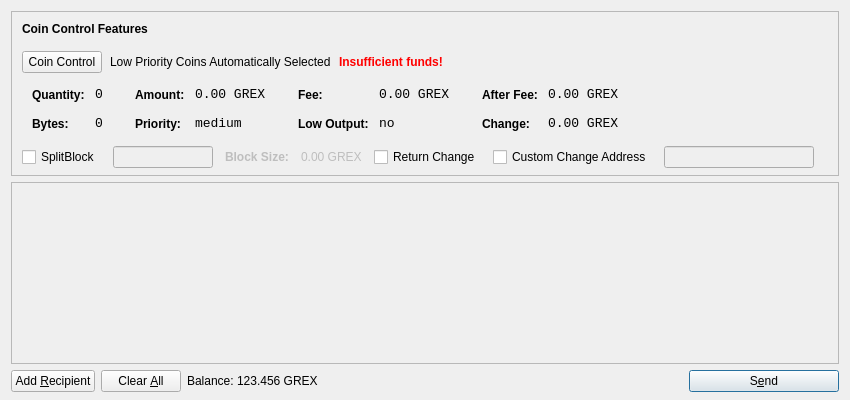
<?xml version="1.0" encoding="UTF-8"?>
<ui version="4.0">
 <class>SendCoinsDialog</class>
 <widget class="QDialog" name="SendCoinsDialog">
  <property name="geometry">
   <rect>
    <x>0</x>
    <y>0</y>
    <width>850</width>
    <height>400</height>
   </rect>
  </property>
  <property name="windowTitle">
   <string>Send Coins</string>
  </property>
  <layout class="QVBoxLayout" name="verticalLayout" stretch="0,1,0">
   <property name="bottomMargin">
    <number>8</number>
   </property>
   <item>
    <widget class="QFrame" name="frameCoinControl">
     <property name="sizePolicy">
      <sizepolicy hsizetype="Expanding" vsizetype="Expanding">
       <horstretch>0</horstretch>
       <verstretch>0</verstretch>
      </sizepolicy>
     </property>
     <property name="maximumSize">
      <size>
       <width>16777215</width>
       <height>16777215</height>
      </size>
     </property>
     <property name="frameShape">
      <enum>QFrame::StyledPanel</enum>
     </property>
     <property name="frameShadow">
      <enum>QFrame::Sunken</enum>
     </property>
     <layout class="QVBoxLayout" name="verticalLayoutCoinControl2">
      <property name="spacing">
       <number>6</number>
      </property>
      <property name="leftMargin">
       <number>0</number>
      </property>
      <property name="topMargin">
       <number>0</number>
      </property>
      <property name="rightMargin">
       <number>0</number>
      </property>
      <property name="bottomMargin">
       <number>6</number>
      </property>
      <item>
       <layout class="QVBoxLayout" name="verticalLayoutCoinControl" stretch="0,0,0,0,1">
        <property name="spacing">
         <number>0</number>
        </property>
        <property name="leftMargin">
         <number>10</number>
        </property>
        <property name="topMargin">
         <number>10</number>
        </property>
        <item>
         <layout class="QHBoxLayout" name="horizontalLayoutCoinControl1">
          <property name="bottomMargin">
           <number>15</number>
          </property>
          <item>
           <widget class="QLabel" name="labelCoinControlFeatures">
            <property name="sizePolicy">
             <sizepolicy hsizetype="Preferred" vsizetype="Maximum">
              <horstretch>0</horstretch>
              <verstretch>0</verstretch>
             </sizepolicy>
            </property>
            <property name="font">
             <font>
              <weight>75</weight>
              <bold>true</bold>
             </font>
            </property>
            <property name="styleSheet">
             <string notr="true">font-weight:bold;</string>
            </property>
            <property name="text">
             <string>Coin Control Features</string>
            </property>
           </widget>
          </item>
         </layout>
        </item>
        <item>
         <layout class="QHBoxLayout" name="horizontalLayoutCoinControl2" stretch="0,0,0,0">
          <property name="spacing">
           <number>8</number>
          </property>
          <property name="bottomMargin">
           <number>10</number>
          </property>
          <item>
           <widget class="QPushButton" name="pushButtonCoinControl">
            <property name="styleSheet">
             <string notr="true"/>
            </property>
            <property name="text">
             <string>Coin Control</string>
            </property>
           </widget>
          </item>
          <item>
           <widget class="QLabel" name="labelCoinControlAutomaticallySelected">
            <property name="text">
             <string>Low Priority Coins Automatically Selected</string>
            </property>
            <property name="margin">
             <number>5</number>
            </property>
           </widget>
          </item>
          <item>
           <widget class="QLabel" name="labelCoinControlInsuffFunds">
            <property name="font">
             <font>
              <weight>75</weight>
              <bold>true</bold>
             </font>
            </property>
            <property name="styleSheet">
             <string notr="true">color:red;font-weight:bold;</string>
            </property>
            <property name="text">
             <string>Insufficient funds!</string>
            </property>
            <property name="margin">
             <number>5</number>
            </property>
           </widget>
          </item>
          <item>
           <spacer name="horizontalSpacerCoinControl">
            <property name="orientation">
             <enum>Qt::Horizontal</enum>
            </property>
            <property name="sizeHint" stdset="0">
             <size>
              <width>40</width>
              <height>1</height>
             </size>
            </property>
           </spacer>
          </item>
         </layout>
        </item>
        <item>
         <widget class="QWidget" name="widgetCoinControl" native="true">
          <property name="sizePolicy">
           <sizepolicy hsizetype="Preferred" vsizetype="Preferred">
            <horstretch>0</horstretch>
            <verstretch>0</verstretch>
           </sizepolicy>
          </property>
          <property name="minimumSize">
           <size>
            <width>0</width>
            <height>0</height>
           </size>
          </property>
          <property name="styleSheet">
           <string notr="true"/>
          </property>
          <layout class="QHBoxLayout" name="horizontalLayoutCoinControl5">
           <property name="margin">
            <number>0</number>
           </property>
           <item>
            <layout class="QHBoxLayout" name="horizontalLayoutCoinControl3" stretch="0,0,0,1">
             <property name="spacing">
              <number>20</number>
             </property>
             <property name="topMargin">
              <number>0</number>
             </property>
             <property name="bottomMargin">
              <number>10</number>
             </property>
             <item>
              <layout class="QFormLayout" name="formLayoutCoinControl1">
               <property name="horizontalSpacing">
                <number>10</number>
               </property>
               <property name="verticalSpacing">
                <number>14</number>
               </property>
               <property name="leftMargin">
                <number>10</number>
               </property>
               <property name="topMargin">
                <number>4</number>
               </property>
               <property name="rightMargin">
                <number>6</number>
               </property>
               <item row="0" column="0">
                <widget class="QLabel" name="labelCoinControlQuantityText">
                 <property name="styleSheet">
                  <string notr="true">font-weight:bold;</string>
                 </property>
                 <property name="text">
                  <string>Quantity:</string>
                 </property>
                 <property name="margin">
                  <number>0</number>
                 </property>
                </widget>
               </item>
               <item row="0" column="1">
                <widget class="QLabel" name="labelCoinControlQuantity">
                 <property name="font">
                  <font>
                   <family>Monospace</family>
                   <pointsize>10</pointsize>
                  </font>
                 </property>
                 <property name="cursor">
                  <cursorShape>IBeamCursor</cursorShape>
                 </property>
                 <property name="contextMenuPolicy">
                  <enum>Qt::ActionsContextMenu</enum>
                 </property>
                 <property name="text">
                  <string>0</string>
                 </property>
                 <property name="margin">
                  <number>0</number>
                 </property>
                 <property name="textInteractionFlags">
                  <set>Qt::LinksAccessibleByMouse|Qt::TextSelectableByKeyboard|Qt::TextSelectableByMouse</set>
                 </property>
                </widget>
               </item>
               <item row="1" column="0">
                <widget class="QLabel" name="labelCoinControlBytesText">
                 <property name="styleSheet">
                  <string notr="true">font-weight:bold;</string>
                 </property>
                 <property name="text">
                  <string>Bytes:</string>
                 </property>
                </widget>
               </item>
               <item row="1" column="1">
                <widget class="QLabel" name="labelCoinControlBytes">
                 <property name="font">
                  <font>
                   <family>Monospace</family>
                   <pointsize>10</pointsize>
                  </font>
                 </property>
                 <property name="cursor">
                  <cursorShape>IBeamCursor</cursorShape>
                 </property>
                 <property name="contextMenuPolicy">
                  <enum>Qt::ActionsContextMenu</enum>
                 </property>
                 <property name="text">
                  <string>0</string>
                 </property>
                 <property name="textInteractionFlags">
                  <set>Qt::LinksAccessibleByMouse|Qt::TextSelectableByKeyboard|Qt::TextSelectableByMouse</set>
                 </property>
                </widget>
               </item>
              </layout>
             </item>
             <item>
              <layout class="QFormLayout" name="formLayoutCoinControl2">
               <property name="horizontalSpacing">
                <number>10</number>
               </property>
               <property name="verticalSpacing">
                <number>14</number>
               </property>
               <property name="leftMargin">
                <number>6</number>
               </property>
               <property name="topMargin">
                <number>4</number>
               </property>
               <property name="rightMargin">
                <number>6</number>
               </property>
               <item row="0" column="0">
                <widget class="QLabel" name="labelCoinControlAmountText">
                 <property name="styleSheet">
                  <string notr="true">font-weight:bold;</string>
                 </property>
                 <property name="text">
                  <string>Amount:</string>
                 </property>
                 <property name="margin">
                  <number>0</number>
                 </property>
                </widget>
               </item>
               <item row="0" column="1">
                <widget class="QLabel" name="labelCoinControlAmount">
                 <property name="font">
                  <font>
                   <family>Monospace</family>
                   <pointsize>10</pointsize>
                  </font>
                 </property>
                 <property name="cursor">
                  <cursorShape>IBeamCursor</cursorShape>
                 </property>
                 <property name="contextMenuPolicy">
                  <enum>Qt::ActionsContextMenu</enum>
                 </property>
                 <property name="text">
                  <string>0.00 GREX</string>
                 </property>
                 <property name="textInteractionFlags">
                  <set>Qt::LinksAccessibleByMouse|Qt::TextSelectableByKeyboard|Qt::TextSelectableByMouse</set>
                 </property>
                </widget>
               </item>
               <item row="1" column="0">
                <widget class="QLabel" name="labelCoinControlPriorityText">
                 <property name="styleSheet">
                  <string notr="true">font-weight:bold;</string>
                 </property>
                 <property name="text">
                  <string>Priority:</string>
                 </property>
                </widget>
               </item>
               <item row="1" column="1">
                <widget class="QLabel" name="labelCoinControlPriority">
                 <property name="font">
                  <font>
                   <family>Monospace</family>
                   <pointsize>10</pointsize>
                  </font>
                 </property>
                 <property name="cursor">
                  <cursorShape>IBeamCursor</cursorShape>
                 </property>
                 <property name="contextMenuPolicy">
                  <enum>Qt::ActionsContextMenu</enum>
                 </property>
                 <property name="text">
                  <string>medium</string>
                 </property>
                 <property name="textInteractionFlags">
                  <set>Qt::LinksAccessibleByMouse|Qt::TextSelectableByKeyboard|Qt::TextSelectableByMouse</set>
                 </property>
                </widget>
               </item>
              </layout>
             </item>
             <item>
              <layout class="QFormLayout" name="formLayoutCoinControl3">
               <property name="horizontalSpacing">
                <number>10</number>
               </property>
               <property name="verticalSpacing">
                <number>14</number>
               </property>
               <property name="leftMargin">
                <number>6</number>
               </property>
               <property name="topMargin">
                <number>4</number>
               </property>
               <property name="rightMargin">
                <number>6</number>
               </property>
               <item row="0" column="0">
                <widget class="QLabel" name="labelCoinControlFeeText">
                 <property name="styleSheet">
                  <string notr="true">font-weight:bold;</string>
                 </property>
                 <property name="text">
                  <string>Fee:</string>
                 </property>
                 <property name="margin">
                  <number>0</number>
                 </property>
                </widget>
               </item>
               <item row="0" column="1">
                <widget class="QLabel" name="labelCoinControlFee">
                 <property name="font">
                  <font>
                   <family>Monospace</family>
                   <pointsize>10</pointsize>
                  </font>
                 </property>
                 <property name="cursor">
                  <cursorShape>IBeamCursor</cursorShape>
                 </property>
                 <property name="contextMenuPolicy">
                  <enum>Qt::ActionsContextMenu</enum>
                 </property>
                 <property name="text">
                  <string>0.00 GREX</string>
                 </property>
                 <property name="textInteractionFlags">
                  <set>Qt::LinksAccessibleByMouse|Qt::TextSelectableByKeyboard|Qt::TextSelectableByMouse</set>
                 </property>
                </widget>
               </item>
               <item row="1" column="0">
                <widget class="QLabel" name="labelCoinControlLowOutputText">
                 <property name="styleSheet">
                  <string notr="true">font-weight:bold;</string>
                 </property>
                 <property name="text">
                  <string>Low Output:</string>
                 </property>
                </widget>
               </item>
               <item row="1" column="1">
                <widget class="QLabel" name="labelCoinControlLowOutput">
                 <property name="font">
                  <font>
                   <family>Monospace</family>
                   <pointsize>10</pointsize>
                  </font>
                 </property>
                 <property name="cursor">
                  <cursorShape>IBeamCursor</cursorShape>
                 </property>
                 <property name="contextMenuPolicy">
                  <enum>Qt::ActionsContextMenu</enum>
                 </property>
                 <property name="text">
                  <string>no</string>
                 </property>
                 <property name="textInteractionFlags">
                  <set>Qt::LinksAccessibleByMouse|Qt::TextSelectableByKeyboard|Qt::TextSelectableByMouse</set>
                 </property>
                </widget>
               </item>
              </layout>
             </item>
             <item>
              <layout class="QFormLayout" name="formLayoutCoinControl4">
               <property name="fieldGrowthPolicy">
                <enum>QFormLayout::AllNonFixedFieldsGrow</enum>
               </property>
               <property name="horizontalSpacing">
                <number>10</number>
               </property>
               <property name="verticalSpacing">
                <number>14</number>
               </property>
               <property name="leftMargin">
                <number>6</number>
               </property>
               <property name="topMargin">
                <number>4</number>
               </property>
               <property name="rightMargin">
                <number>6</number>
               </property>
               <item row="0" column="0">
                <widget class="QLabel" name="labelCoinControlAfterFeeText">
                 <property name="styleSheet">
                  <string notr="true">font-weight:bold;</string>
                 </property>
                 <property name="text">
                  <string>After Fee:</string>
                 </property>
                 <property name="margin">
                  <number>0</number>
                 </property>
                </widget>
               </item>
               <item row="0" column="1">
                <widget class="QLabel" name="labelCoinControlAfterFee">
                 <property name="font">
                  <font>
                   <family>Monospace</family>
                   <pointsize>10</pointsize>
                  </font>
                 </property>
                 <property name="cursor">
                  <cursorShape>IBeamCursor</cursorShape>
                 </property>
                 <property name="contextMenuPolicy">
                  <enum>Qt::ActionsContextMenu</enum>
                 </property>
                 <property name="text">
                  <string>0.00 GREX</string>
                 </property>
                 <property name="textInteractionFlags">
                  <set>Qt::LinksAccessibleByMouse|Qt::TextSelectableByKeyboard|Qt::TextSelectableByMouse</set>
                 </property>
                </widget>
               </item>
               <item row="1" column="0">
                <widget class="QLabel" name="labelCoinControlChangeText">
                 <property name="styleSheet">
                  <string notr="true">font-weight:bold;</string>
                 </property>
                 <property name="text">
                  <string>Change:</string>
                 </property>
                </widget>
               </item>
               <item row="1" column="1">
                <widget class="QLabel" name="labelCoinControlChange">
                 <property name="font">
                  <font>
                   <family>Monospace</family>
                   <pointsize>10</pointsize>
                  </font>
                 </property>
                 <property name="cursor">
                  <cursorShape>IBeamCursor</cursorShape>
                 </property>
                 <property name="contextMenuPolicy">
                  <enum>Qt::ActionsContextMenu</enum>
                 </property>
                 <property name="text">
                  <string>0.00 GREX</string>
                 </property>
                 <property name="textInteractionFlags">
                  <set>Qt::LinksAccessibleByMouse|Qt::TextSelectableByKeyboard|Qt::TextSelectableByMouse</set>
                 </property>
                </widget>
               </item>
              </layout>
             </item>
            </layout>
           </item>
          </layout>
         </widget>
        </item>
        <item>
         <layout class="QHBoxLayout" name="horizontalLayoutCoinControl4" stretch="0,0,0,0,0,0,0,0">
          <property name="spacing">
           <number>12</number>
          </property>
          <property name="sizeConstraint">
           <enum>QLayout::SetDefaultConstraint</enum>
          </property>
          <property name="topMargin">
           <number>5</number>
          </property>
          <property name="rightMargin">
           <number>5</number>
          </property>
          <item>
           <widget class="QCheckBox" name="splitBlockCheckBox">
            <property name="text">
             <string>SplitBlock</string>
            </property>
           </widget>
          </item>
          <item>
           <widget class="QLineEdit" name="splitBlockLineEdit">
            <property name="enabled">
             <bool>false</bool>
            </property>
            <property name="sizePolicy">
             <sizepolicy hsizetype="Fixed" vsizetype="Fixed">
              <horstretch>0</horstretch>
              <verstretch>0</verstretch>
             </sizepolicy>
            </property>
            <property name="maximumSize">
             <size>
              <width>100</width>
              <height>16777215</height>
             </size>
            </property>
           </widget>
          </item>
          <item>
           <widget class="QLabel" name="labelBlockSizeText">
            <property name="enabled">
             <bool>false</bool>
            </property>
            <property name="font">
             <font>
              <weight>75</weight>
              <bold>true</bold>
             </font>
            </property>
            <property name="text">
             <string>Block Size:</string>
            </property>
           </widget>
          </item>
          <item>
           <widget class="QLabel" name="labelBlockSize">
            <property name="enabled">
             <bool>false</bool>
            </property>
            <property name="text">
             <string>0.00 GREX</string>
            </property>
           </widget>
          </item>
          <item>
           <widget class="QCheckBox" name="returnChangeCheckBox">
            <property name="text">
             <string>Return Change</string>
            </property>
           </widget>
          </item>
          <item>
           <widget class="QCheckBox" name="checkBoxCoinControlChange">
            <property name="text">
             <string>Custom Change Address</string>
            </property>
           </widget>
          </item>
          <item>
           <widget class="QLineEdit" name="lineEditCoinControlChange">
            <property name="enabled">
             <bool>false</bool>
            </property>
            <property name="sizePolicy">
             <sizepolicy hsizetype="Expanding" vsizetype="Fixed">
              <horstretch>0</horstretch>
              <verstretch>0</verstretch>
             </sizepolicy>
            </property>
           </widget>
          </item>
          <item>
           <widget class="QLabel" name="labelCoinControlChangeLabel">
            <property name="sizePolicy">
             <sizepolicy hsizetype="Preferred" vsizetype="Expanding">
              <horstretch>0</horstretch>
              <verstretch>0</verstretch>
             </sizepolicy>
            </property>
            <property name="minimumSize">
             <size>
              <width>0</width>
              <height>0</height>
             </size>
            </property>
            <property name="text">
             <string/>
            </property>
            <property name="margin">
             <number>3</number>
            </property>
           </widget>
          </item>
         </layout>
        </item>
        <item>
         <spacer name="verticalSpacerCoinControl">
          <property name="orientation">
           <enum>Qt::Vertical</enum>
          </property>
          <property name="sizeHint" stdset="0">
           <size>
            <width>800</width>
            <height>1</height>
           </size>
          </property>
         </spacer>
        </item>
       </layout>
      </item>
     </layout>
    </widget>
   </item>
   <item>
    <widget class="QScrollArea" name="scrollArea">
     <property name="widgetResizable">
      <bool>true</bool>
     </property>
     <widget class="QWidget" name="scrollAreaWidgetContents">
      <property name="geometry">
       <rect>
        <x>0</x>
        <y>0</y>
        <width>830</width>
        <height>158</height>
       </rect>
      </property>
      <layout class="QVBoxLayout" name="verticalLayout_2">
       <property name="margin">
        <number>0</number>
       </property>
       <item>
        <layout class="QVBoxLayout" name="entries">
         <property name="spacing">
          <number>6</number>
         </property>
        </layout>
       </item>
       <item>
        <spacer name="verticalSpacer">
         <property name="orientation">
          <enum>Qt::Vertical</enum>
         </property>
         <property name="sizeHint" stdset="0">
          <size>
           <width>20</width>
           <height>40</height>
          </size>
         </property>
        </spacer>
       </item>
      </layout>
     </widget>
    </widget>
   </item>
   <item>
    <layout class="QHBoxLayout" name="horizontalLayout">
     <item>
      <widget class="QPushButton" name="addButton">
       <property name="toolTip">
        <string>Send to multiple recipients at once</string>
       </property>
       <property name="text">
        <string>Add &amp;Recipient</string>
       </property>
       <property name="icon">
        <iconset resource="../bitcoin.qrc">
         <normaloff>:/icons/add</normaloff>:/icons/add</iconset>
       </property>
       <property name="autoDefault">
        <bool>false</bool>
       </property>
      </widget>
     </item>
     <item>
      <widget class="QPushButton" name="clearButton">
       <property name="sizePolicy">
        <sizepolicy hsizetype="Minimum" vsizetype="Fixed">
         <horstretch>0</horstretch>
         <verstretch>0</verstretch>
        </sizepolicy>
       </property>
       <property name="toolTip">
        <string>Remove all transaction fields</string>
       </property>
       <property name="text">
        <string>Clear &amp;All</string>
       </property>
       <property name="icon">
        <iconset resource="../bitcoin.qrc">
         <normaloff>:/icons/remove</normaloff>:/icons/remove</iconset>
       </property>
       <property name="autoRepeatDelay">
        <number>300</number>
       </property>
       <property name="autoDefault">
        <bool>false</bool>
       </property>
      </widget>
     </item>
     <item>
      <layout class="QHBoxLayout" name="horizontalLayout_2">
       <property name="spacing">
        <number>3</number>
       </property>
       <item>
        <widget class="QLabel" name="label">
         <property name="sizePolicy">
          <sizepolicy hsizetype="Preferred" vsizetype="Fixed">
           <horstretch>0</horstretch>
           <verstretch>0</verstretch>
          </sizepolicy>
         </property>
         <property name="text">
          <string>Balance:</string>
         </property>
        </widget>
       </item>
       <item>
        <widget class="QLabel" name="labelBalance">
         <property name="sizePolicy">
          <sizepolicy hsizetype="Preferred" vsizetype="Fixed">
           <horstretch>0</horstretch>
           <verstretch>0</verstretch>
          </sizepolicy>
         </property>
         <property name="cursor">
          <cursorShape>IBeamCursor</cursorShape>
         </property>
         <property name="text">
          <string>123.456 GREX</string>
         </property>
         <property name="textInteractionFlags">
          <set>Qt::LinksAccessibleByMouse|Qt::TextSelectableByKeyboard|Qt::TextSelectableByMouse</set>
         </property>
        </widget>
       </item>
      </layout>
     </item>
     <item>
      <spacer name="horizontalSpacer">
       <property name="orientation">
        <enum>Qt::Horizontal</enum>
       </property>
       <property name="sizeHint" stdset="0">
        <size>
         <width>40</width>
         <height>20</height>
        </size>
       </property>
      </spacer>
     </item>
     <item>
      <widget class="QPushButton" name="sendButton">
       <property name="minimumSize">
        <size>
         <width>150</width>
         <height>0</height>
        </size>
       </property>
       <property name="toolTip">
        <string>Confirm the send action</string>
       </property>
       <property name="text">
        <string>S&amp;end</string>
       </property>
       <property name="icon">
        <iconset resource="../bitcoin.qrc">
         <normaloff>:/icons/send</normaloff>:/icons/send</iconset>
       </property>
       <property name="default">
        <bool>true</bool>
       </property>
      </widget>
     </item>
    </layout>
   </item>
  </layout>
 </widget>
 <resources>
  <include location="../bitcoin.qrc"/>
 </resources>
 <connections/>
</ui>
